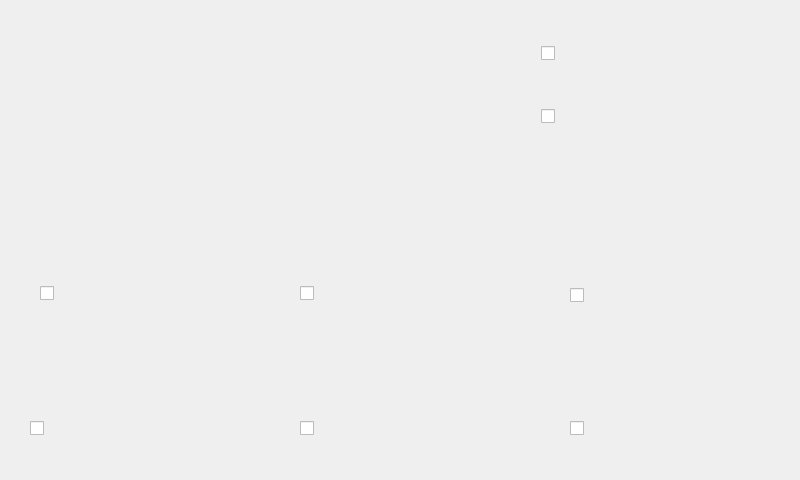
<?xml version="1.0" encoding="UTF-8"?>
<ui version="4.0">
 <class>MainWindow</class>
 <widget class="QMainWindow" name="MainWindow">
  <property name="geometry">
   <rect>
    <x>0</x>
    <y>0</y>
    <width>800</width>
    <height>480</height>
   </rect>
  </property>
  <property name="sizePolicy">
   <sizepolicy hsizetype="Fixed" vsizetype="Fixed">
    <horstretch>0</horstretch>
    <verstretch>0</verstretch>
   </sizepolicy>
  </property>
  <property name="windowTitle">
   <string>MainWindow</string>
  </property>
  <property name="styleSheet">
   <string notr="true"/>
  </property>
  <widget class="QWidget" name="centralwidget">
   <widget class="QPushButton" name="pushButton">
    <property name="geometry">
     <rect>
      <x>30</x>
      <y>80</y>
      <width>101</width>
      <height>81</height>
     </rect>
    </property>
    <property name="styleSheet">
     <string notr="true"/>
    </property>
    <property name="text">
     <string/>
    </property>
    <property name="flat">
     <bool>true</bool>
    </property>
   </widget>
   <widget class="QPushButton" name="pushButton_2">
    <property name="geometry">
     <rect>
      <x>670</x>
      <y>80</y>
      <width>101</width>
      <height>81</height>
     </rect>
    </property>
    <property name="styleSheet">
     <string notr="true"/>
    </property>
    <property name="text">
     <string/>
    </property>
    <property name="flat">
     <bool>true</bool>
    </property>
   </widget>
   <widget class="QCheckBox" name="checkBox">
    <property name="geometry">
     <rect>
      <x>40</x>
      <y>285</y>
      <width>16</width>
      <height>17</height>
     </rect>
    </property>
    <property name="text">
     <string/>
    </property>
   </widget>
   <widget class="QCheckBox" name="checkBox_2">
    <property name="geometry">
     <rect>
      <x>300</x>
      <y>285</y>
      <width>16</width>
      <height>17</height>
     </rect>
    </property>
    <property name="text">
     <string/>
    </property>
   </widget>
   <widget class="QCheckBox" name="checkBox_3">
    <property name="geometry">
     <rect>
      <x>570</x>
      <y>285</y>
      <width>16</width>
      <height>21</height>
     </rect>
    </property>
    <property name="sizePolicy">
     <sizepolicy hsizetype="Minimum" vsizetype="Fixed">
      <horstretch>1</horstretch>
      <verstretch>0</verstretch>
     </sizepolicy>
    </property>
    <property name="text">
     <string/>
    </property>
    <property name="iconSize">
     <size>
      <width>30</width>
      <height>30</height>
     </size>
    </property>
    <property name="shortcut">
     <string notr="true"/>
    </property>
    <property name="checked">
     <bool>false</bool>
    </property>
    <property name="autoRepeat">
     <bool>false</bool>
    </property>
    <property name="tristate">
     <bool>false</bool>
    </property>
   </widget>
   <widget class="QCheckBox" name="checkBox_4">
    <property name="geometry">
     <rect>
      <x>30</x>
      <y>420</y>
      <width>16</width>
      <height>17</height>
     </rect>
    </property>
    <property name="text">
     <string/>
    </property>
   </widget>
   <widget class="QCheckBox" name="checkBox_5">
    <property name="geometry">
     <rect>
      <x>300</x>
      <y>420</y>
      <width>16</width>
      <height>17</height>
     </rect>
    </property>
    <property name="text">
     <string/>
    </property>
   </widget>
   <widget class="QCheckBox" name="checkBox_6">
    <property name="geometry">
     <rect>
      <x>570</x>
      <y>420</y>
      <width>16</width>
      <height>17</height>
     </rect>
    </property>
    <property name="text">
     <string/>
    </property>
   </widget>
   <widget class="QLabel" name="label">
    <property name="geometry">
     <rect>
      <x>0</x>
      <y>0</y>
      <width>800</width>
      <height>480</height>
     </rect>
    </property>
    <property name="text">
     <string/>
    </property>
    <property name="pixmap">
     <pixmap>GUIrAz.jpg</pixmap>
    </property>
    <property name="scaledContents">
     <bool>true</bool>
    </property>
    <property name="wordWrap">
     <bool>false</bool>
    </property>
   </widget>
   <widget class="QCheckBox" name="UPcheck">
    <property name="geometry">
     <rect>
      <x>541</x>
      <y>43</y>
      <width>16</width>
      <height>21</height>
     </rect>
    </property>
    <property name="autoFillBackground">
     <bool>false</bool>
    </property>
    <property name="styleSheet">
     <string notr="true"/>
    </property>
    <property name="text">
     <string/>
    </property>
    <property name="tristate">
     <bool>false</bool>
    </property>
    <attribute name="buttonGroup">
     <string notr="true">buttonGroup</string>
    </attribute>
   </widget>
   <widget class="QCheckBox" name="DOWNcheck">
    <property name="geometry">
     <rect>
      <x>541</x>
      <y>106</y>
      <width>16</width>
      <height>21</height>
     </rect>
    </property>
    <property name="autoFillBackground">
     <bool>false</bool>
    </property>
    <property name="styleSheet">
     <string notr="true"/>
    </property>
    <property name="text">
     <string/>
    </property>
    <property name="tristate">
     <bool>false</bool>
    </property>
    <attribute name="buttonGroup">
     <string notr="true">buttonGroup</string>
    </attribute>
   </widget>
   <zorder>label</zorder>
   <zorder>pushButton</zorder>
   <zorder>pushButton_2</zorder>
   <zorder>checkBox</zorder>
   <zorder>checkBox_2</zorder>
   <zorder>checkBox_3</zorder>
   <zorder>checkBox_4</zorder>
   <zorder>checkBox_5</zorder>
   <zorder>checkBox_6</zorder>
   <zorder>UPcheck</zorder>
   <zorder>DOWNcheck</zorder>
  </widget>
 </widget>
 <resources/>
 <connections/>
 <buttongroups>
  <buttongroup name="buttonGroup"/>
 </buttongroups>
</ui>
